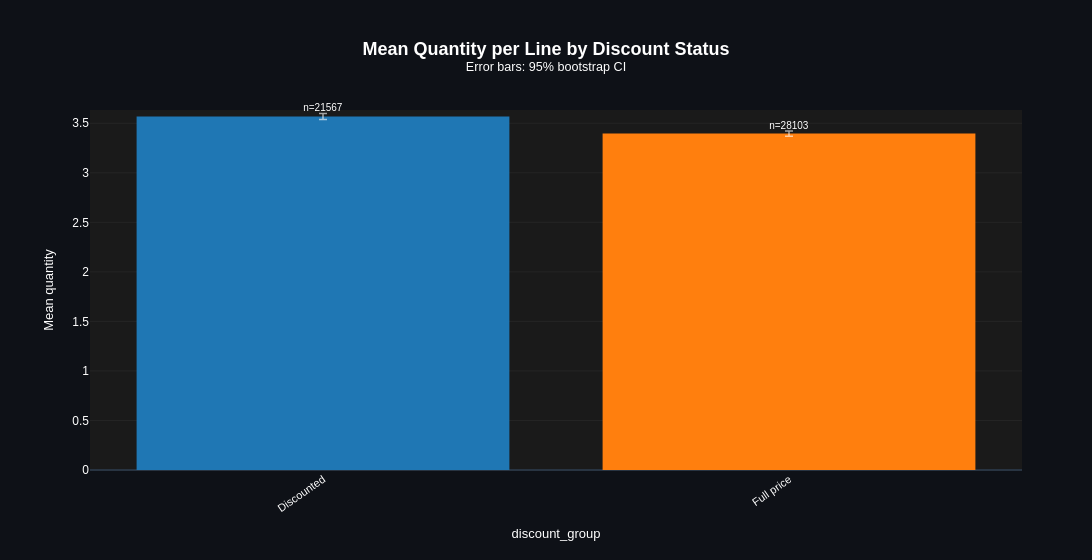

Notebook code for this chart:
### Markdown cell above
Discounted lines average 3.57 units (95% CI 3.54-3.60); full-price lines
average 3.40 (3.37-3.42). The intervals do not overlap, so the gap — about
0.17 units, a 5.1% lift over the full-price mean — is a real, precisely
estimated difference. It is just a small one.

### Code cell
cp.grouped_bar_plot(
    df, group_col="discount_group", value_col="quantity", agg="mean",
    ci_method="bootstrap", n_boot=2000,
    title="Mean Quantity per Line by Discount Status",
)

### Figure 1 — Plotly figure (JSON) as saved in the notebook; plotly's stock layout.template omitted (floating-point values rounded to 4 significant figures)
{"data": [{"cliponaxis": false, "customdata": [21567, 28103], "error_y": {"array": [0.03093, 0.02669], "arrayminus": [0.02922, 0.02712], "color": "rgba(255,255,255,0.6)", "symmetric": false, "thickness": 1.5, "type": "data", "width": 4}, "hovertemplate": "<b>%{x}</b><br>Mean quantity: %{y:.3g}<br>n=%{customdata}<extra></extra>", "marker": {"color": ["#1f77b4", "#ff7f0e"], "line": {"color": "#FFD700", "width": [0, 0]}}, "name": "", "showlegend": false, "text": ["n=21567", "n=28103"], "textfont": {"size": 10}, "textposition": "outside", "type": "bar", "x": ["Discounted", "Full price"], "y": [3.569, 3.396]}], "layout": {"barmode": "relative", "font": {"color": "white", "family": "Arial"}, "height": 560, "legend": {"bgcolor": "rgba(0,0,0,0.4)", "bordercolor": "rgba(255,255,255,0.15)", "borderwidth": 1, "font": {"color": "white", "size": 11}, "title": {"text": ""}}, "margin": {"b": 90, "l": 90, "r": 70, "t": 110}, "paper_bgcolor": "#0e1117", "plot_bgcolor": "#1a1a1a", "showlegend": false, "title": {"font": {"color": "white", "family": "Arial", "size": 18}, "text": "<b>Mean Quantity per Line by Discount Status</b><br><sup>Error bars: 95% bootstrap CI</sup>", "x": 0.5, "xanchor": "center"}, "width": 1400, "xaxis": {"tickangle": -35, "tickfont": {"size": 11}, "title": {"font": {"size": 13}, "text": "discount_group"}}, "yaxis": {"gridcolor": "rgba(128,128,128,0.2)", "gridwidth": 0.5, "range": [0, 3.634], "showgrid": true, "title": {"font": {"size": 13}, "text": "Mean quantity"}}}}
